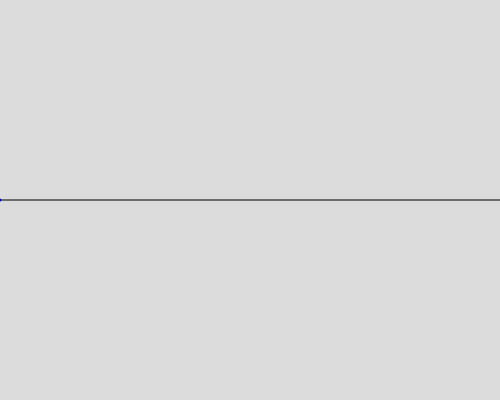
Frame 1 (no input)
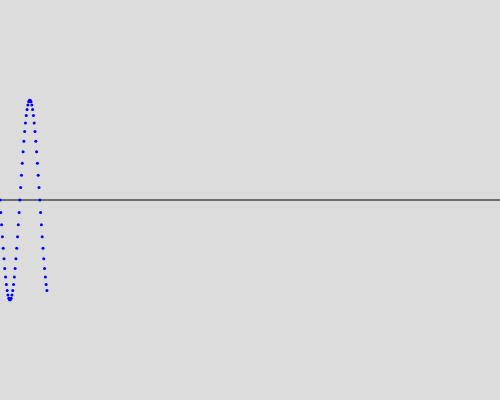
Frame 60 (no input)
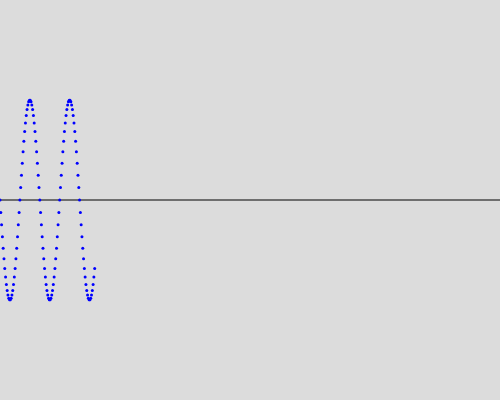
Frame 120 (the mouse pressed at the canvas centre since frame 60)

The p5.js sketch that drew these frames (run headless with seeded random() and noise() and a simulated clock; from frame 60 on, the mouse is pressed at the canvas centre):

// p5.js sketch
// ── sketch.js
let w = 500
let h = 400
let ampiezza = 100
let frequenza = 2
let fase = 0
let angle = 0
let increment = 0.01
let x0 = 0
let y0 = h/2
let x1 = w
let y1 = h/2


function setup() {
    createCanvas(w,h)
    background(220)
    line(x0,y0,x1,y1)
    frameRate(100)
}


function draw() {
    let x = map(angle,0,2*PI, 0,500)
    let y = ampiezza * sin(2 * PI * frequenza * angle + fase)
    stroke(0,0,255)
    strokeWeight(3)
    point(x, y+200)
    angle += increment
}
